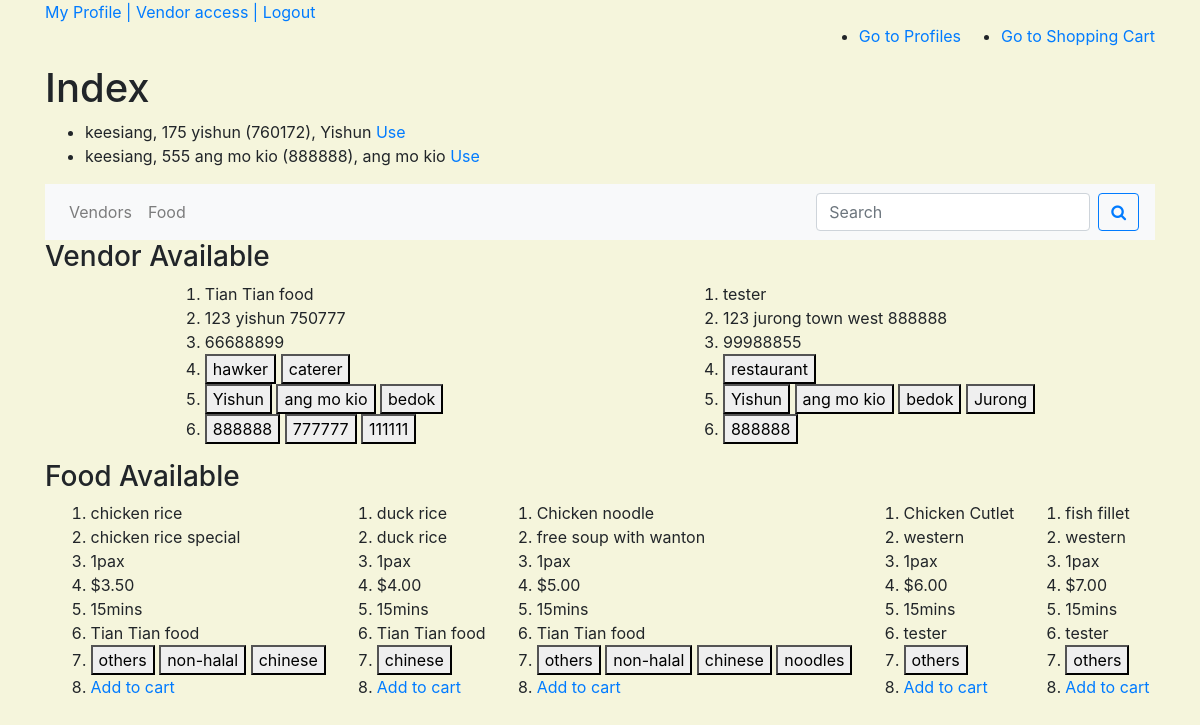
/index/2 (signed in), run on an earlier commit of the app's database.
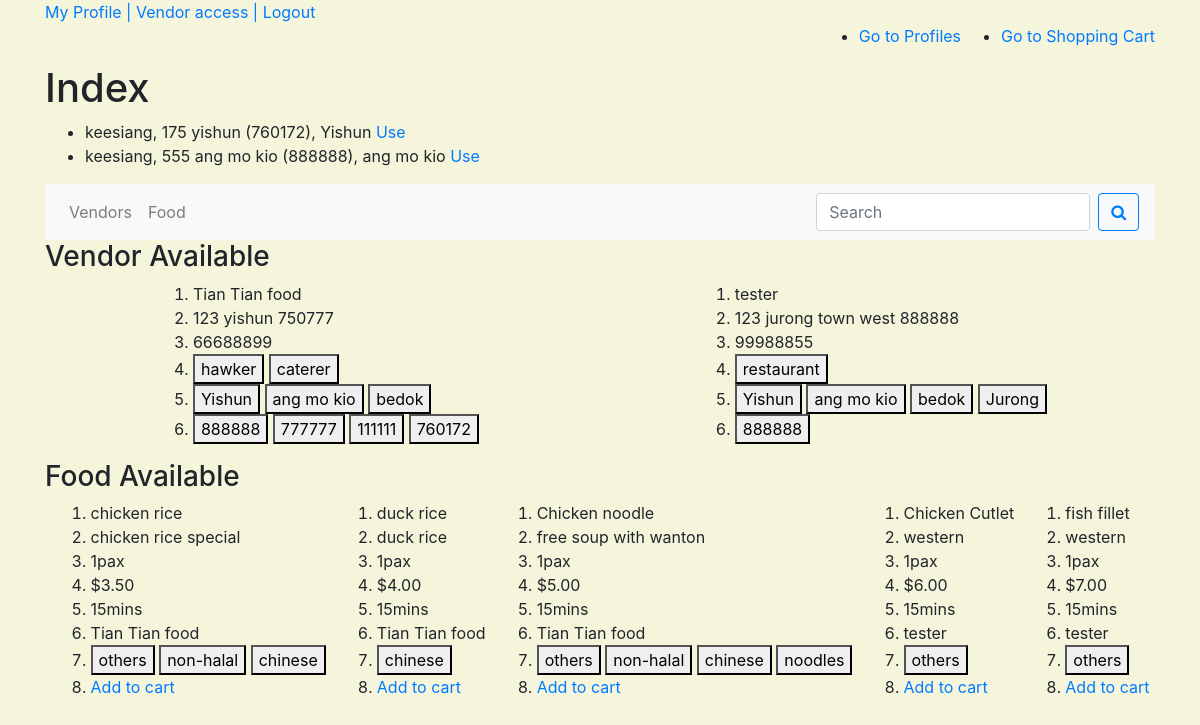
And on a later commit of the database.
### buyer/models.py (models this page shows)
class Buyer(models.Model):
    town = models.CharField(max_length=100, null=True, blank=False)
    postal_code = models.PositiveIntegerField(null=False, blank=False)
    block = models.PositiveSmallIntegerField( null=False, blank=False)
    street = models.CharField(max_length=254, null=False, blank=False)
    date_joined = models.DateTimeField(auto_now_add=True)
    contact = models.PositiveIntegerField(validators=[MinValueValidator(10000000), MaxValueValidator(99999999)], null=False, blank=False)
    user = models.ForeignKey(User, null=True, on_delete=models.SET_NULL)
    def __str__(self):
        return '%s, %s %s (%s), %s' % (self.user.username, self.block, self.street, self.postal_code, self.town)

### vendor/models.py (models this page shows)
class Vendor(models.Model):
    category = models.ManyToManyField(Category)
    postal_code = models.PositiveIntegerField( null=False, blank=False)
    name = models.CharField( max_length=100, null=False, blank=False)
    block = models.PositiveSmallIntegerField( null=False, blank=False)
    street = models.CharField(max_length=254, null=False, blank=False)
    contact = models.PositiveIntegerField(validators=[MinValueValidator(10000000), MaxValueValidator(99999999)], null=False, blank=False)
    date_joined = models.DateTimeField(auto_now_add=True)
    user = models.ForeignKey(User, null=True, on_delete=models.SET_NULL)
    user_contact = models.PositiveIntegerField(validators=[MinValueValidator(10000000), MaxValueValidator(99999999)], null=False, blank=False)
    license_number = models.CharField(max_length=10, null=False, blank=False)
    license_check = models.BooleanField(default=False)
    photo_url=models.URLField(max_length=1024, null=True, blank=True)
    vendordeliverytown = models.ManyToManyField(VendorDeliveryTown)
    vendordeliverypostal = models.ManyToManyField(VendorDeliveryPostal)
    def __str__(self):
        return self.name

class Category(models.Model):
    title = models.CharField(max_length=100, null=False, blank=False)
    def __str__(self):
        return self.title

class VendorDeliveryTown(models.Model):
    town = models.CharField( max_length=100, null=False, blank=False)
    def __str__(self):
        return str(self.town)

class VendorDeliveryPostal(models.Model):
    postal_code = models.PositiveIntegerField( null=False, blank=False)
    def __str__(self):
        return str(self.postal_code)

### food/models.py (models this page shows)
class Food(models.Model):
    vendor = models.ForeignKey(Vendor, null=False, blank=False, on_delete=models.CASCADE)
    tag = models.ManyToManyField(Tag)
    title = models.CharField(max_length=100, null=False, blank=False)
    description = models.TextField(null=False, blank=False)
    portion = models.PositiveSmallIntegerField( validators=[MinValueValidator(1), MaxValueValidator(99)] , default=1, null=False, blank=False )
    price = models.DecimalField(max_digits=8, decimal_places=2, null=False, blank=False)
    date_posted = models.DateTimeField(auto_now_add=True)
    date_edited = models.DateTimeField(auto_now_add=True)
    photo_url = models.URLField(max_length=1024, null=True, blank=True)
    delivery_time = models.DecimalField(max_digits=3, decimal_places=0, null=False, blank=False)
    def __str__(self):
        return self.title

class Tag(models.Model):
    title = models.CharField(max_length=100, null=False, blank=False)
    def __str__(self):
        return self.title

### buyer/views.py (the view, shortened to what this page needs)
# urls.py: path('index/<buyer_id>', buyer.views.index_by_profile, name='index_by_profile_route')
@login_required
def index_by_profile(request, buyer_id):
    buyer_profiles = Buyer.objects.all().filter(user=request.user)  # retrieve all buyer profiles for user
    buyer_town = Buyer.objects.get(id=buyer_id).town  # retrieve buyer profile's town
    buyer_postal = Buyer.objects.get(id=buyer_id).postal_code  # retrieve buyer profile's postal code
    if 'category' in request.GET:
        get_category = request.GET['category']
        print(get_category)
        vendor_available = Vendor.objects.filter(vendordeliverytown__town=buyer_town).filter(vendordeliverypostal__postal_code__exact=buyer_postal).filter(category__title=get_category)
        print(vendor_available)
        food_available = Food.objects.filter(vendor__vendordeliverytown__town=buyer_town).filter(vendor__vendordeliverypostal__postal_code__exact=buyer_postal).filter(vendor__category__title=get_category)
    else:
        vendor_available = Vendor.objects.filter(vendordeliverytown__town=buyer_town).filter(vendordeliverypostal__postal_code__exact=buyer_postal)  # retrieve vendors that deliver to buyer profile's town and postal
        food_available = Food.objects.filter(vendor__vendordeliverytown__town=buyer_town).filter(vendor__vendordeliverypostal__postal_code__exact=buyer_postal)  # retrieve foods that can be delivered to buyer profiles town and postal
    return render(request, 'buyer/buyer_index_page.html', {
        "buyer_profiles": buyer_profiles,
        "vendor_available": vendor_available,
        "food_available": food_available,
        "buyer_id": buyer_id
    })

### buyer/templates/buyer/buyer_index_page.html (shortened to what this page needs)
{% extends 'base_template.html' %}
{%block content%}
<nav style="display:flex; justify-content: flex-end;">
    <ul>
        <li> <a href="{% url 'show_buyer_profiles_route' %}"> Go to Profiles </a> </li>
    </ul>
    <ul>
        <li> <a href="{% url 'view_cart_route' %}" target="_blank"> Go to Shopping Cart </a> </li>
    </ul>
</nav>
<h1> Index </h1>
<div>
    <ul>
        {%for i in buyer_profiles %}
        <li> {{i}} <a href="{% url 'index_by_profile_route' buyer_id=i.id %}"> Use </a> </li>
        {%endfor%}
    </ul>
</div>
<nav class="navbar navbar-expand-lg navbar-light bg-light">
  <div class="collapse navbar-collapse" id="navbarSupportedContent">
    <ul class="navbar-nav mr-auto">
      <li class="nav-item dropdown">
        <a class="nav-link" href="#" id="VendorDropdown" role="button" data-toggle="dropdown" aria-haspopup="true" aria-expanded="false">
          Vendors
        </a>
      </li>
      <li class="nav-item dropdown">
        <a class="nav-link" href="#" id="FoodDropdown" role="button" data-toggle="dropdown" aria-haspopup="true" aria-expanded="false">
          Food
        </a>
      </li>
    </ul>
    <form class="form-inline my-2 my-lg-0" method="GET" action="{% url 'index_by_profile_route' buyer_id=buyer_id %}">
      <input class="form-control mr-sm-2" type="text" name="search" placeholder="Search" aria-label="Search">
      <button class="btn btn-outline-primary my-2 my-sm-0" type="submit">
        <i class="fa fa-search"></i>
      </button>
    </form>
  </div>
</nav>
<h3> Vendor Available </h3>
<div style="display:flex; flex-wrap:wrap; justify-content:space-around;">
    {%for i in vendor_available %}
    <div>
        <ol>
            <li> {{i}} </li>
            <li> {{i.block}} {{i.street}} {{i.postal_code}} </li>
            <li> {{i.contact}} </li>
            <li> {%for j in i.category.all %} <button>{{j}}</button> {%endfor%}</li>
            <li> {%for j in i.vendordeliverytown.all %} <button>{{j}}</button> {%endfor%}</li>
            <li> {%for j in i.vendordeliverypostal.all %} <button>{{j}}</button> {%endfor%}</li>
        </ol>
    </div>
    {%endfor%}
</div>
<h3> Food Available </h3>
<div style="display:flex; flex-wrap:wrap; justify-content:space-around;">
{%for i in food_available %}
    <div>
        <ol>
        <li> {{i}} </li>
        <li> {{i.description}} </li>
        <li> {{i.portion}}pax </li>
        <li> ${{i.price}} </li>
        <li> {{i.delivery_time}}mins </li>
        <li> {{i.vendor.name}}</li>
        <li> {%for j in i.tag.all %} <button> {{j}} </button> {%endfor%} </li>
        <li> <a href="{% url 'add_to_cart_route' buyer_id=buyer_id food_id=i.id %}"> Add to cart</a>
        </ol>
    </div>
{%endfor%}
</div>
{%endblock%}

What changed in the data, as far as the page shows it:
added VendorDeliveryPostal: postal_code "760172", shown under Vendor "Tian Tian food"
